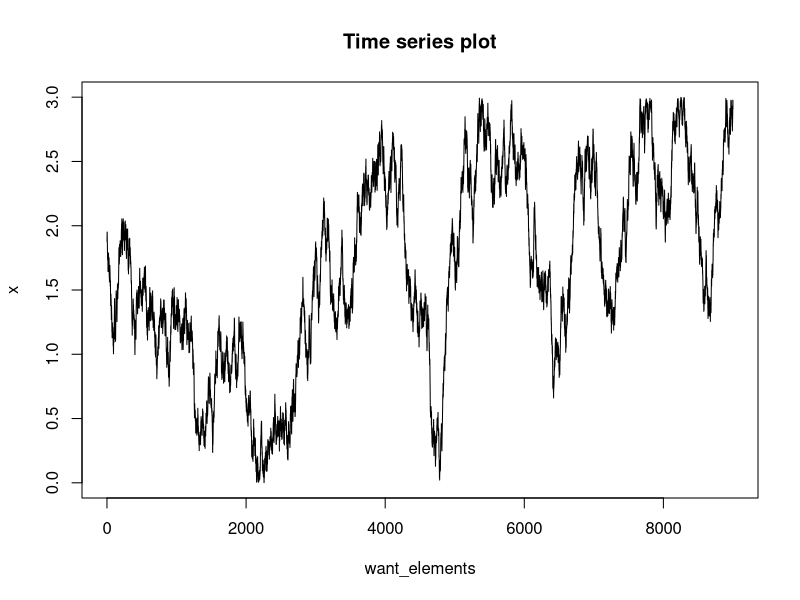
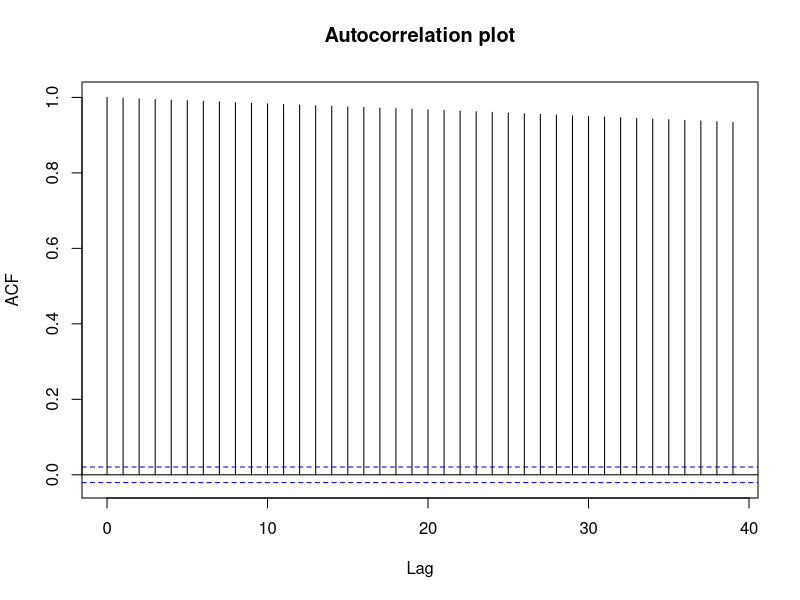
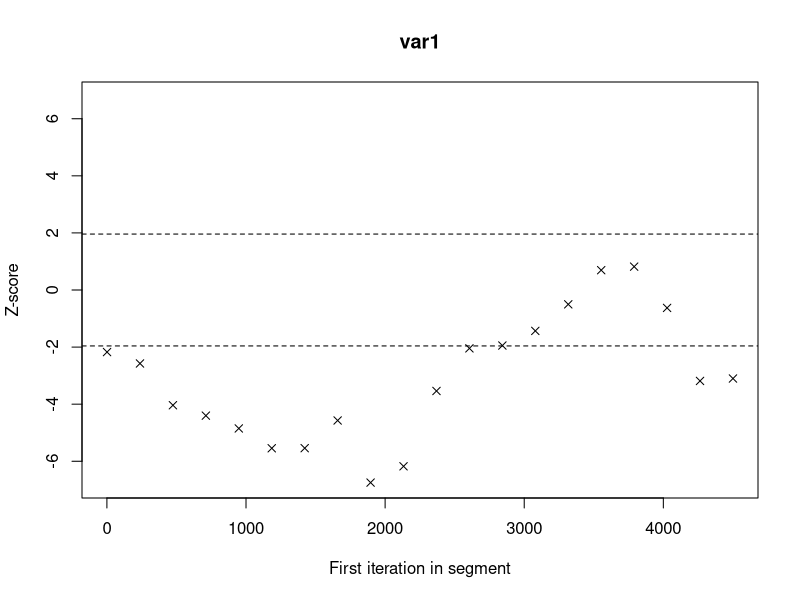
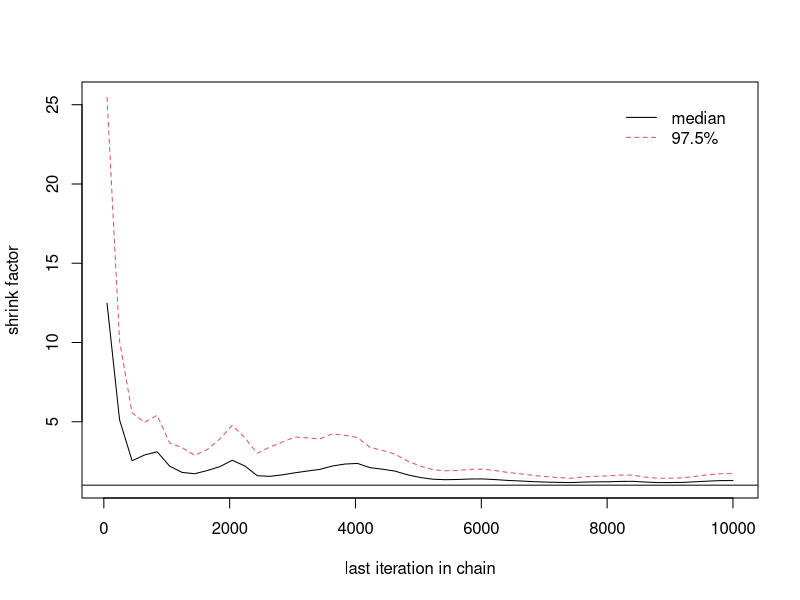

R code for these plots, in order:
# Clear all variables before starting
rm(list = ls())

# Calling required packages
library(coda)

# Specifying the width of the uniform proposal density used throughout
delta <- 0.15


# SECTION 1 #
#------------------------------------------------------------------------------#
# Defining a function / macro that will facilitate the operations of the
# Metropolis-Hastings algorithm using a uniform random walk sampler


# 1.1 - Defining the function / macro 
MetHat <- function(n, start, proposal_width){
  
    # 1.1a - Create blank vectors
    x <- rep(NA, n)
    accepted<- rep(NA, n)
    
    
    # 1.1b - Initialize the chain
    x[1] <- start
    accepted[1] <- 1
    
    
    # 1.1c - Obtain the elements of the sequence {X^(t)}_{t=2}^n
    for (i in 2:n){
      
      
        # 1.1c1 - Draw a proposed state y from the proposal density defined by
        #         y_{t+1} = X^(t) + \epsilon_t  where \epsilon_t ~ U[-d/2, d/2]
        y <- runif(1, 
                 min = x[i-1] - proposal_width / 2, 
                 max = x[i-1] + proposal_width / 2)
        
        
        # 1.1c2 - Define f(y)
        if (y >= 0 && y <= 3) 
            fy <- 1/18 * y^2 + 1/6  else fy <- 0
        
            
        # 1.1c3 - Define f(x)
        if (x[i-1] >= 0 && x[i-1] <= 3) 
            fx <- 1/18 * x[i-1]^2 + 1/6  else fx <- 0
    
        
        # 1.1c3 - Define acceptance ratio
        r <- fy / fx
        
        
        # 1.1c4 - Define the acceptance probability
        aprob <- min(1,r)
        
        
        # 1.1c5 - Define uniform random variable
        u <- runif(1)
        
        
        # 1.1c6 - Determine if proposed state is accepted or rejected
        # If acceptance probability >= uniform random variable, accept proposed state
        # If acceptance probability <  uniform random variable, reject proposed state
        if (aprob >= u) x[i] <- y
        if (aprob <  u) x[i] <- x[i-1]
        
        
        # 1.1c7 - Append result to accepted vector
        # If acceptance probability >= uniform random variable, accept proposed state
        # If acceptance probability <  uniform random variable, reject proposed state
        if (aprob >= u) accepted[i] <- 1
        if (aprob <  u) accepted[i] <- 0
      
    }
    
    # 1.1d - Return list of states and accept-reject occurrences
    return( list(x = x, accepted = accepted) )

}



    # There are two outputs of this function / macro:
    # $x        -  A list of all the elements produced in the chain
    # $accepted-  A binary list of whether each proposed state was accepted or 
    #                     rejected in each iteration









# SECTION 2 #
#------------------------------------------------------------------------------#
# Running the function / macro produced in the previous section


# 2.1a - Define burn-in and number of elements of the chain to use after the
# burn-in has occurred.
burnin  <- 1000
mcmc    <- 9000



# 2.1b - Running the function / macro defined in the previous section. 
# Results are saved in a list object called MH_Output
set.seed(12345)
MH_Output <- MetHat(n = burnin + mcmc, 
                    start = 1.5, 
                    proposal_width = delta)





# SECTION 3 #
#------------------------------------------------------------------------------#
# Basic diagnostics


# 3.1a - Specify the acceptance rate of the chain
acceptance_rate <- mean(MH_Output$accepted)
acceptance_rate


# 3.1b - Refining the elements of the chain produced by the Metropolis-Hastings
# algorithm to just the elements after the burn-in
post_burn <- tail(MH_Output$x, mcmc)


# 3.1c - Create a time series plot of all elements in the chain AFTER the burn-in
want_elements <- (1):(mcmc)
plot(want_elements, post_burn[want_elements], type = "l",
     main = "Time series plot", ylab = "x")


# 3.1d - Create autocorrelation plot of all elements in the chain after the burn-in
acf(post_burn[want_elements], main = "Autocorrelation plot")


# 3.1f - Convert the post-burn in chain to a mcmc object obtain summary stats.
# Make sure you have downloaded and called the 'coda' package
post_burn0 <- mcmc(post_burn)
summary(post_burn0)







# SECTION 4 #
#------------------------------------------------------------------------------#
# Performing the Geweke time series diagnostic test

# 4.1a - Performing the Geweke test
geweke.diag(post_burn0)

# 4.1b - Creating Geweke plots
geweke.plot(post_burn0)






# SECTION 5 #
#------------------------------------------------------------------------------#
# Performing the Gelman & Rubin multiple sequence diagnostic test

# 5.1a - Producing several different chains and specifying them to be 
# mcmc objects
set.seed(12345)

    # Chain 0
    MH_Output0 <- MetHat(n = burnin + mcmc, 
                        start = 0, 
                        proposal_width = delta)
    chain0 <- mcmc(MH_Output0$x)
    
    
    # Chain 1
    MH_Output1 <- MetHat(n = burnin + mcmc, 
                         start = 1, 
                         proposal_width = delta)
    chain1 <- mcmc(MH_Output1$x)
    
    
    # Chain 2
    MH_Output2 <- MetHat(n = burnin + mcmc, 
                         start = 2, 
                         proposal_width = delta)
    chain2 <- mcmc(MH_Output2$x)
    
    
    # Chain 3
    MH_Output3 <- MetHat(n = burnin + mcmc, 
                         start = 3, 
                         proposal_width = delta)
    chain3 <- mcmc(MH_Output3$x)

    


# 5.1b - Combining the chains into an mcmc.list
gel_rub_list <- mcmc.list( list(chain0, chain1, chain2, chain3 ) )


# 5.1c - Conducting the Gelman & Rubin multiple sequence diagnostic test
gelman.diag(gel_rub_list)


# 5.1d - Producing Gelman-Rubin plot
gelman.plot(gel_rub_list)






# SECTION 6 #
#------------------------------------------------------------------------------#
# Performing the Heidelberger & Welch diagnostic test for convergence

# 6.1a - Converting the original MH_Output$x chain to an mcmc object 
# (Heidelberger & Welch test must be run on the whole chain)
heidelchain <- mcmc(MH_Output$x)

# 6.1b - Conducting the Heidelberger & Welch diagnostic test
heidel.diag(heidelchain, eps = 0.1, pvalue = 0.05)
